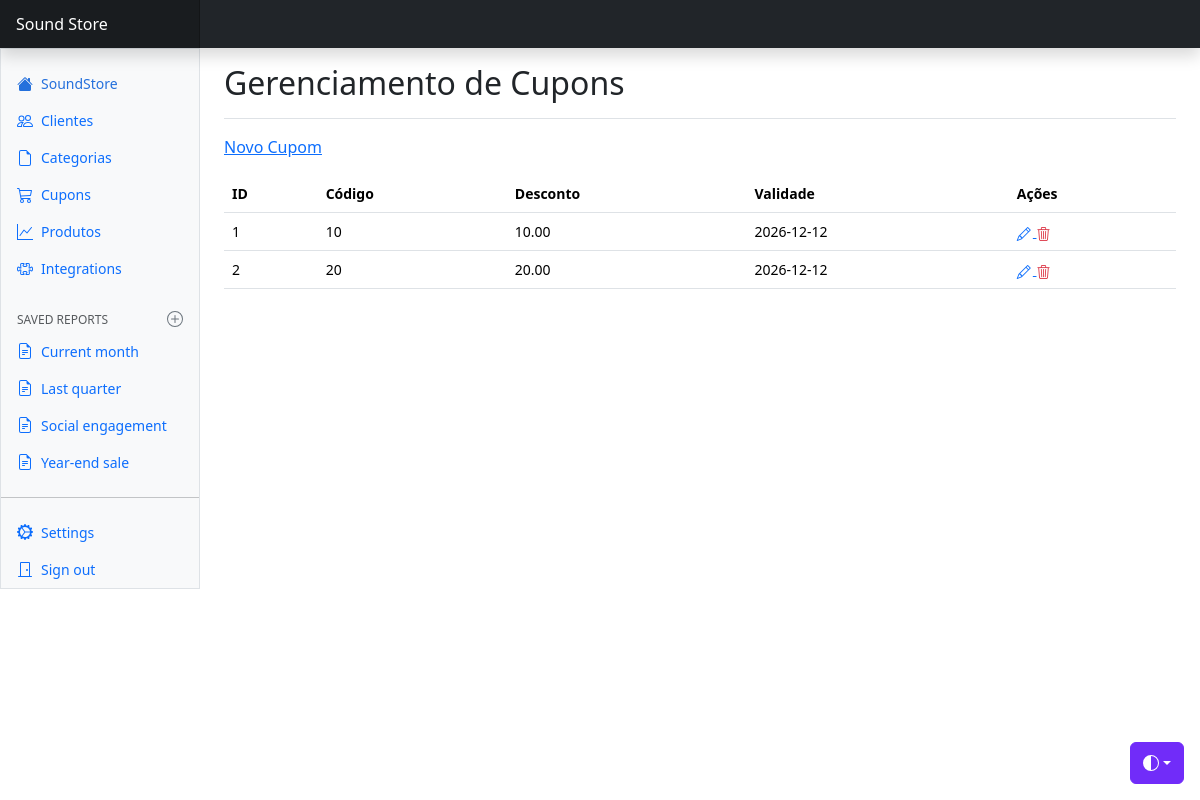
The app's page /views/cupons/index.php with its own data.
### tables this page shows
CREATE TABLE `cupons` (
  `id` int(11) NOT NULL,
  `codigo` varchar(20) DEFAULT NULL,
  `desconto` decimal(5,2) DEFAULT NULL,
  `validade` date DEFAULT NULL
);

### config/BD.php (called while the page is built)
<?php
    class BD {
        public static function getConexao() {
            $conn = new PDO(
                "mysql:host=localhost;dbname=soundstore_bd",
                "root",
                ""
            );
            return $conn;
        }
    }

### model/dao/CuponsDAO.php (called while the page is built, shortened)
<?php
    class CuponsDAO {
        public function read() {
            try {
                $query = BD::getConexao()->prepare("SELECT * FROM cupons");
                if(!$query->execute()) {
                    print_r($query->errorInfo());
                }
                $listaCupons = array();
                foreach($query->fetchAll(PDO::FETCH_ASSOC) as $linha) {
                    $cupons = new Cupons();
                    $cupons->setId($linha['id']);
                    $cupons->setCodigo($linha['codigo']);
                    $cupons->setDesconto($linha['desconto']);
                    $cupons->setValidade($linha['validade']);
                    array_push($listaCupons, $cupons);
                }
                return $listaCupons;
            }
            catch(PDOException $e) {
                echo "Erro #2: " . $e->getMessage();
            }
        }
    }

### model/bean/Cupons.php (called while the page is built)
<?php
    class Cupons {
        private $id;
        private $codigo;
        private $desconto;
        private $validade;
        public function getId() {
            return $this->id;
        }
        public function setId($id) {
            $this->id = $id;
        }
        public function getCodigo() {
            return $this->codigo;
        }
        public function setCodigo($codigo) {
            $this->codigo = $codigo;
        }
        public function getDesconto() {
            return $this->desconto;
        }
        public function setDesconto($desconto) {
            $this->desconto = $desconto;
        }
        public function getValidade() {
            return $this->validade;
        }
        public function setValidade($validade) {
            $this->validade = $validade;
        }
    }

### views/cupons/index.php (the view, shortened to what this page needs)
<?php
    $dao = new CuponsDAO();
?>
<!doctype html>
<html lang="en" data-bs-theme="auto">
  <head>
    <link href="../../css/bootstrap.min.css" rel="stylesheet" />
    <link rel="stylesheet" href="https://cdn.jsdelivr.net/npm/bootstrap-icons@1.13.1/font/bootstrap-icons.min.css">
    <link href="../../css/dashboard.css" rel="stylesheet" />
  </head>
  <body>
    <div
      class="dropdown position-fixed bottom-0 end-0 mb-3 me-3 bd-mode-toggle"
    >
      <button
        class="btn btn-bd-primary py-2 dropdown-toggle d-flex align-items-center"
        id="bd-theme"
        type="button"
        aria-expanded="false"
        data-bs-toggle="dropdown"
        aria-label="Toggle theme (auto)"
      >
        <svg class="bi my-1 theme-icon-active" aria-hidden="true">
          <use href="#circle-half"></use>
        </svg>
      </button>
    </div>
    <header
      class="navbar sticky-top bg-dark flex-md-nowrap p-0 shadow"
      data-bs-theme="dark"
    >
      <a
        class="navbar-brand col-md-3 col-lg-2 me-0 px-3 fs-6 text-white"
        href="../home"
        >Sound Store</a
      >
    </header>
    <div class="container-fluid">
      <div class="row">
        <div
          class="sidebar border border-right col-md-3 col-lg-2 p-0 bg-body-tertiary"
        >
          <div
            class="offcanvas-md offcanvas-end bg-body-tertiary"
            tabindex="-1"
            id="sidebarMenu"
            aria-labelledby="sidebarMenuLabel"
          >
            <?php include "../menu/navbar.php" ?>
          </div>
        </div>
        <main class="col-md-9 ms-sm-auto col-lg-10 px-md-4">
          <div
            class="d-flex justify-content-between flex-wrap flex-md-nowrap align-items-center pt-3 pb-2 mb-3 border-bottom"
          >
            <h1 class="h2">Gerenciamento de Cupons</h1>
          </div>
          <p>
            <a href="create.php">Novo Cupom</a>
          </p>
          <div class="table-responsive small">
            <table class="table table-hover">
                <tr>
                    <th>ID</th>
                    <th>Código</th>
                    <th>Desconto</th>
                    <th>Validade</th>
                    <th>Ações</th>
                </tr>
                <?php foreach($dao->read() as $cupons) : ?>
                    <tr>
                        <td><?= $cupons->getId() ?></td>
                        <td><?= $cupons->getCodigo() ?></td>
                        <td><?= $cupons->getDesconto() ?></td>
                        <td><?= $cupons->getValidade() ?></td>
                        <td>
                          <a title="Editar" href="edit.php?id=<?= $cupons->getId() ?>">
                            <i class="bi bi-pencil"></i>
                          </a>
                          <a title="Excluir" class="link-danger" href="destroy.php?id=<?= $cupons->getId() ?>">
                            <i class="bi bi-trash3"></i>
                          </a>
                        </td>
                    </tr>
                <?php endforeach ?>
            </table>
          </div>
        </main>
      </div>
    </div>
  </body>
</html>

### css/dashboard.css (style rules this page uses)
.bi { display: inline-block; width: 1rem; height: 1rem; }
.navbar-brand { padding-top: .75rem; padding-bottom: .75rem; background-color: rgba(0, 0, 0, .25); box-shadow: inset -1px 0 0 rgba(0, 0, 0, .25); }

### views/cupons/index.php (style rules this page uses)
.bi { vertical-align: -0.125em; fill: currentColor; }
.btn-bd-primary { --bd-violet-bg: #712cf9; --bd-violet-rgb: 112.520718, 44.062154, 249.437846; --bs-btn-font-weight: 600; --bs-btn-color: var(--bs-white); --bs-btn-bg: var(--bd-violet-bg); --bs-btn-border-color: var(--bd-violet-bg); --bs-btn-hover-color: var(--bs-white); --bs-btn-hover-bg: #6528e0; --bs-btn-hover-border-color: #6528e0; --bs-btn-focus-shadow-rgb: var(--bd-violet-rgb); --bs-btn-active-color: var(--bs-btn-hover-color); --bs-btn-active-bg: #5a23c8; --bs-btn-active-border-color: #5a23c8; }
.bd-mode-toggle { z-index: 1500; }
.bd-mode-toggle .bi { width: 1em; height: 1em; }

### records on screen
cupons: id "1", codigo "10", desconto "10.00", validade "2026-12-12"
cupons: id "2", codigo "20", desconto "20.00", validade "2026-12-12"
